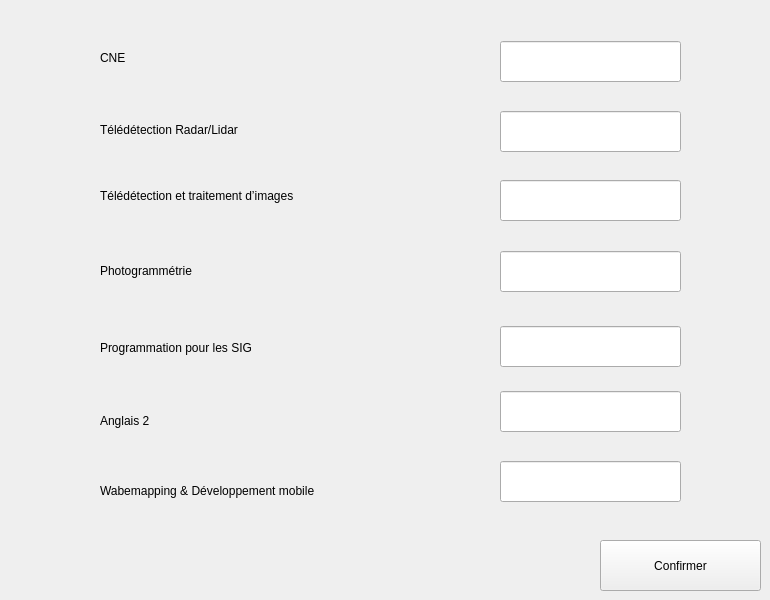
     <widget class="QWidget" name="tab_14">
      <attribute name="title">
       <string>S4</string>
      </attribute>
      <widget class="QLabel" name="label_25">
       <property name="geometry">
        <rect>
         <x>100</x>
         <y>120</y>
         <width>221</width>
         <height>20</height>
        </rect>
       </property>
       <property name="text">
        <string>Télédétection Radar/Lidar</string>
       </property>
      </widget>
      <widget class="QLabel" name="label_26">
       <property name="geometry">
        <rect>
         <x>100</x>
         <y>480</y>
         <width>321</width>
         <height>21</height>
        </rect>
       </property>
       <property name="text">
        <string>Wabemapping &amp; Développement mobile</string>
       </property>
      </widget>
      <widget class="QLabel" name="label_27">
       <property name="geometry">
        <rect>
         <x>100</x>
         <y>340</y>
         <width>211</width>
         <height>16</height>
        </rect>
       </property>
       <property name="text">
        <string>Programmation pour les SIG</string>
       </property>
      </widget>
      <widget class="QLabel" name="label_28">
       <property name="geometry">
        <rect>
         <x>100</x>
         <y>180</y>
         <width>321</width>
         <height>31</height>
        </rect>
       </property>
       <property name="text">
        <string>Télédétection et traitement d’images</string>
       </property>
      </widget>
      <widget class="QLabel" name="label_29">
       <property name="geometry">
        <rect>
         <x>100</x>
         <y>50</y>
         <width>91</width>
         <height>16</height>
        </rect>
       </property>
       <property name="text">
        <string>CNE </string>
       </property>
      </widget>
      <widget class="QLabel" name="label_30">
       <property name="geometry">
        <rect>
         <x>100</x>
         <y>260</y>
         <width>151</width>
         <height>21</height>
        </rect>
       </property>
       <property name="text">
        <string>Photogrammétrie</string>
       </property>
      </widget>
      <widget class="QLabel" name="label_31">
       <property name="geometry">
        <rect>
         <x>100</x>
         <y>410</y>
         <width>81</width>
         <height>21</height>
        </rect>
       </property>
       <property name="text">
        <string>Anglais 2</string>
       </property>
      </widget>
      <widget class="QPushButton" name="pushButton_9">
       <property name="geometry">
        <rect>
         <x>600</x>
         <y>540</y>
         <width>161</width>
         <height>51</height>
        </rect>
       </property>
       <property name="text">
        <string>Confirmer</string>
       </property>
      </widget>
      <widget class="QLineEdit" name="lineEdit_22">
       <property name="geometry">
        <rect>
         <x>500</x>
         <y>461</y>
         <width>181</width>
         <height>41</height>
        </rect>
       </property>
      </widget>
      <widget class="QLineEdit" name="lineEdit_23">
       <property name="geometry">
        <rect>
         <x>500</x>
         <y>111</y>
         <width>181</width>
         <height>41</height>
        </rect>
       </property>
      </widget>
      <widget class="QLineEdit" name="lineEdit_24">
       <property name="geometry">
        <rect>
         <x>500</x>
         <y>251</y>
         <width>181</width>
         <height>41</height>
        </rect>
       </property>
      </widget>
      <widget class="QLineEdit" name="lineEdit_25">
       <property name="geometry">
        <rect>
         <x>500</x>
         <y>326</y>
         <width>181</width>
         <height>41</height>
        </rect>
       </property>
      </widget>
      <widget class="QLineEdit" name="lineEdit_26">
       <property name="geometry">
        <rect>
         <x>500</x>
         <y>391</y>
         <width>181</width>
         <height>41</height>
        </rect>
       </property>
      </widget>
      <widget class="QLineEdit" name="lineEdit_27">
       <property name="geometry">
        <rect>
         <x>500</x>
         <y>41</y>
         <width>181</width>
         <height>41</height>
        </rect>
       </property>
      </widget>
      <widget class="QLineEdit" name="lineEdit_28">
       <property name="geometry">
        <rect>
         <x>500</x>
         <y>180</y>
         <width>181</width>
         <height>41</height>
        </rect>
       </property>
      </widget>
     </widget>
